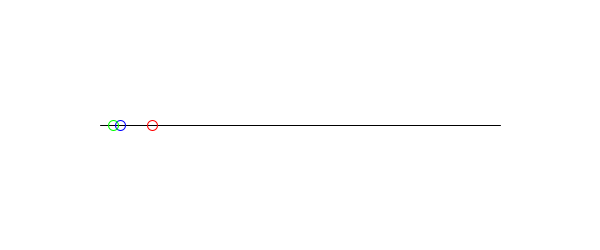
Frame 1 (no input)
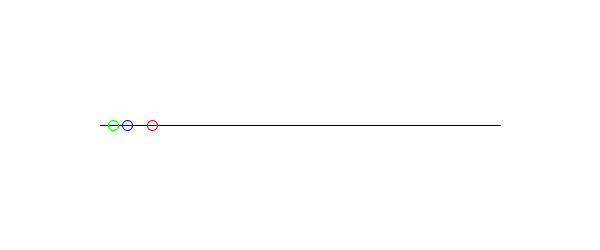
Frame 60 (the mouse pressed at the canvas centre just before this capture)
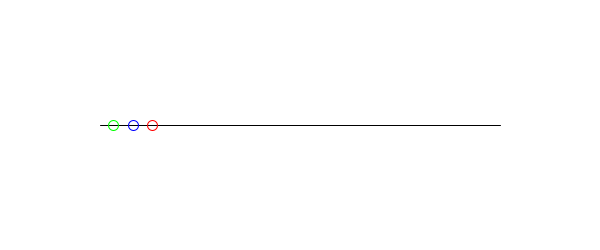
Frame 120 (the mouse held since frame 60 and released just before this capture)

The Processing sketch that drew these frames (run headless with seeded random() and noise(); from frame 60 on, the mouse is pressed at the canvas centre):

// Processing sketch: processing_181232
// ── processing_181232.pde

int h;   
int m;  
int s;


void setup() {
  size(600,250);
  noFill();
  background(255);
}

void draw() {
  background(255);
  updateTime();
  stroke(0);
  line(100,height/2,500,height/2);


  float sPos = map(s,0,59,0,400);
  stroke(0,0,255);
  ellipse( 100+sPos, height/2,10,10);
  
  
  float mPos = map(m,0,59,0,400);
  stroke(0,255,0);
  ellipse( 100+mPos, height/2,10,10);
  
  float hPos = map(h,0,23,0,400);
  stroke(255,0,0);
  ellipse( 100+hPos, height/2,10,10);
  
}

void updateTime() {
  h = hour();   
  m = minute();  
  s = second();
}
